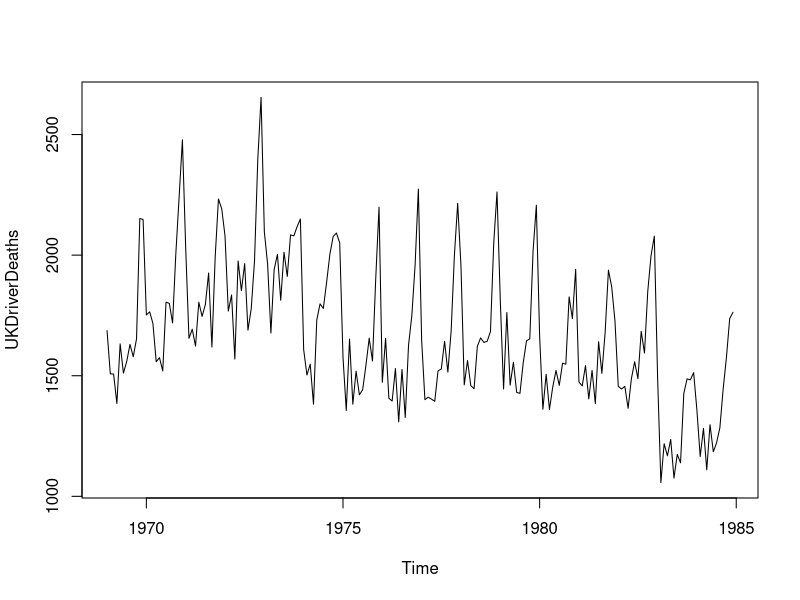
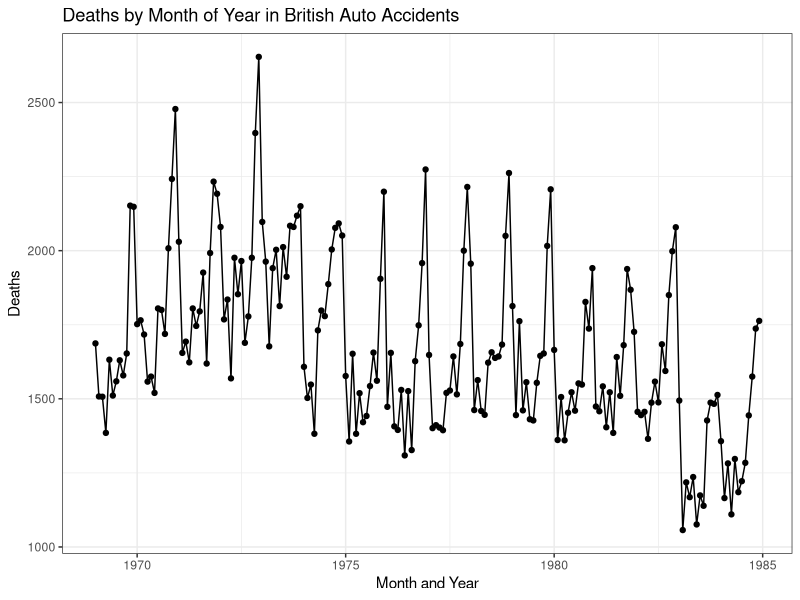
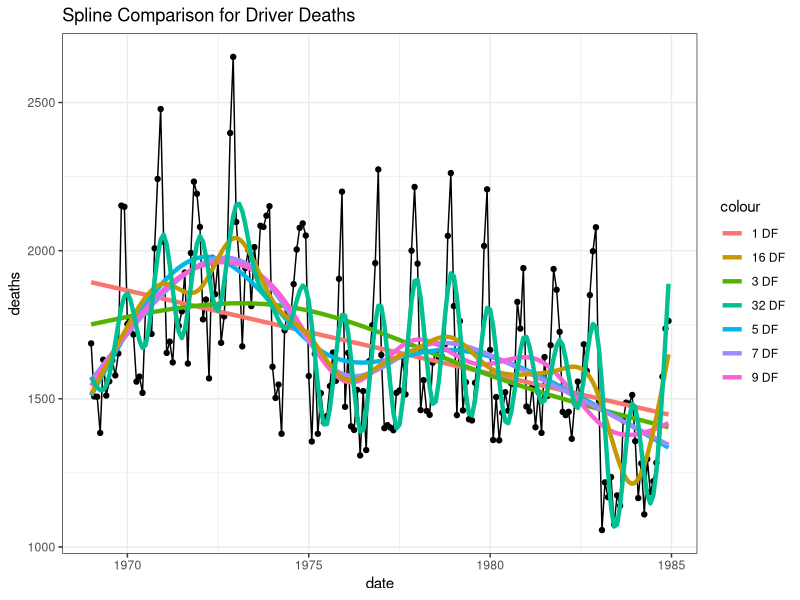
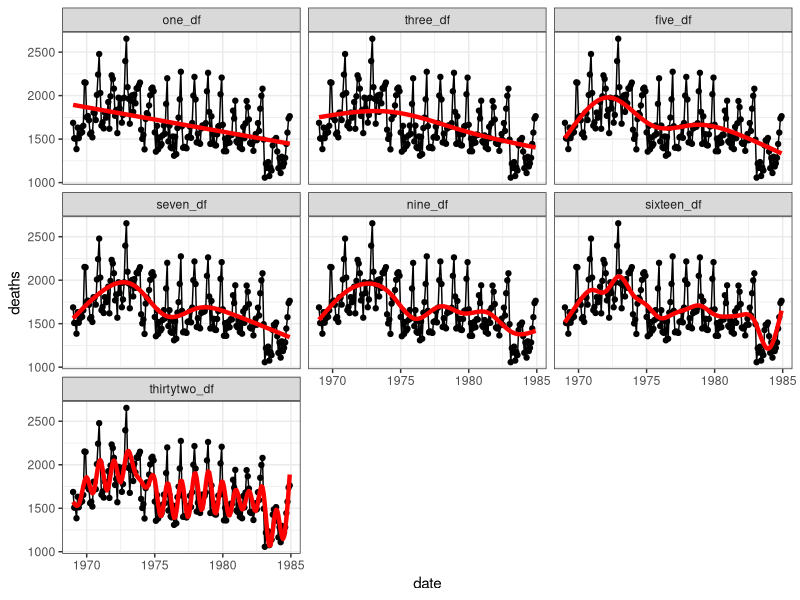
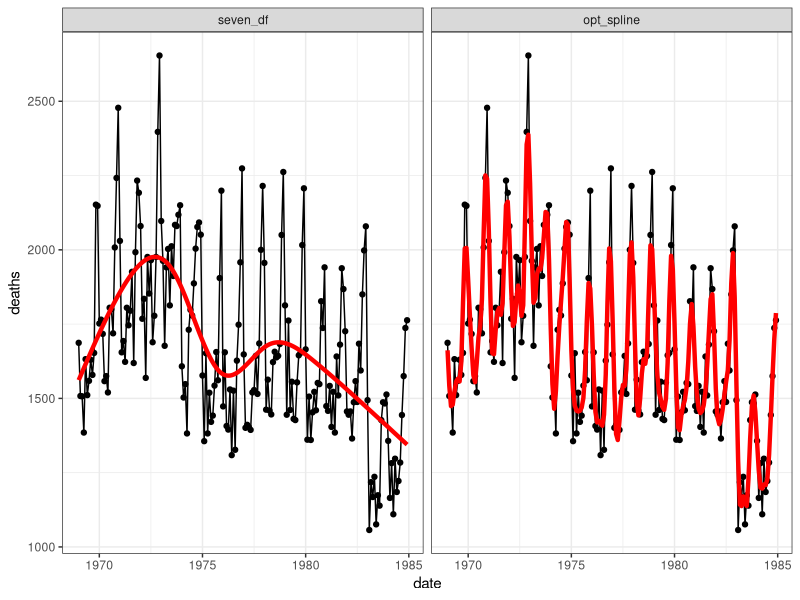
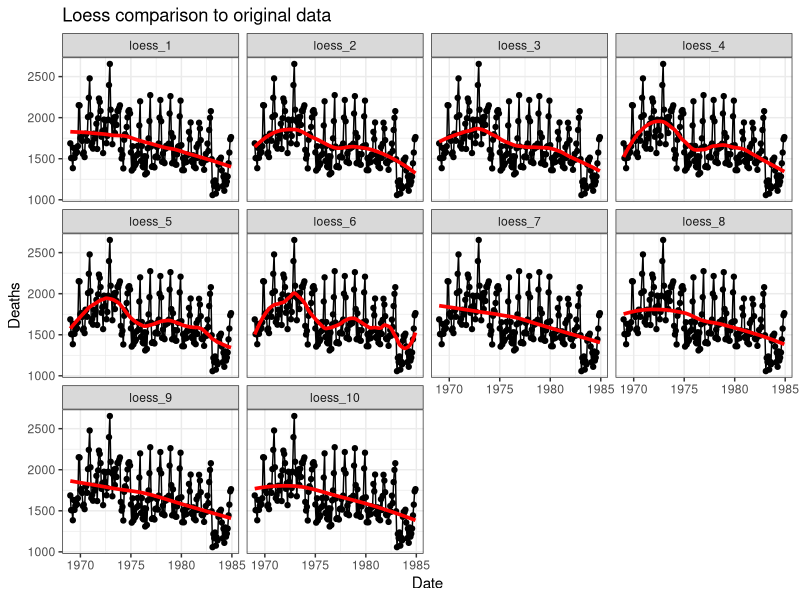
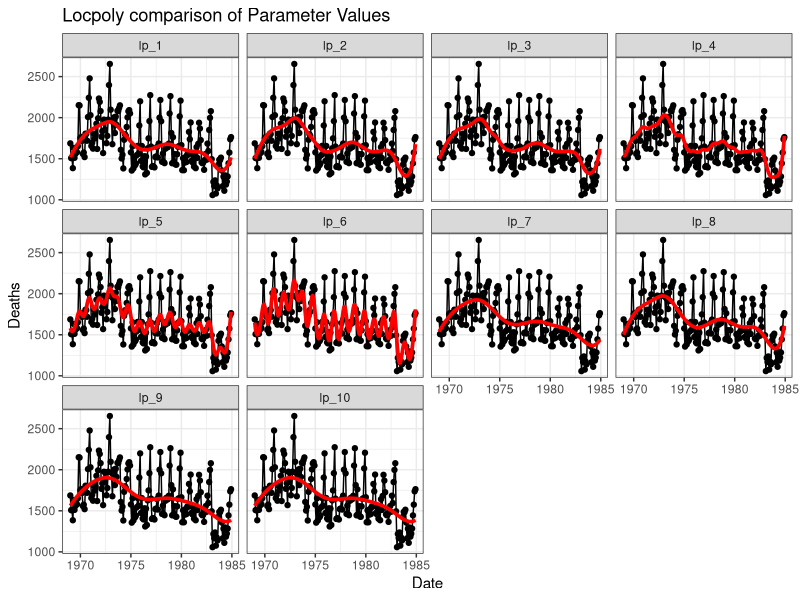
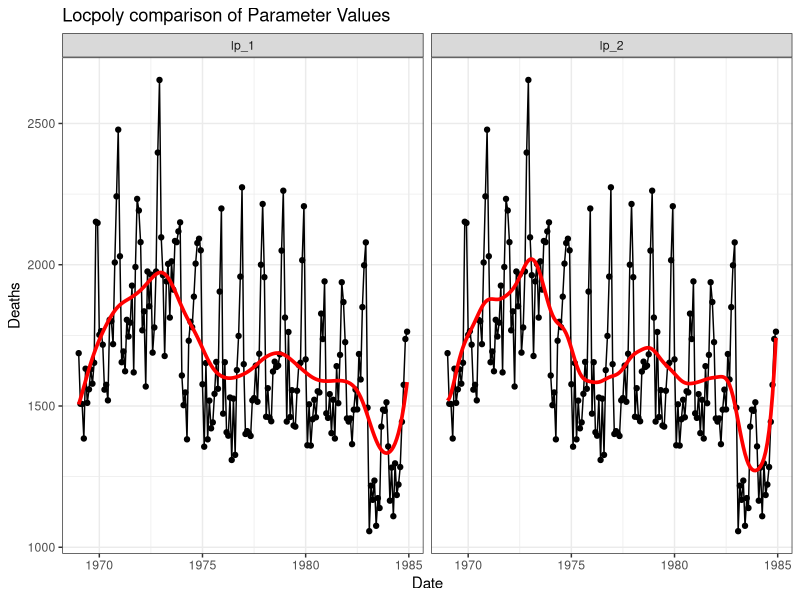

Write R code to recreate these figures, in order.
## ---- chunk 1
library(datasets)
library(tidyverse)
library(splines)

plot(UKDriverDeaths)

mod_df <- data.frame(deaths = as.matrix(UKDriverDeaths), date = time(UKDriverDeaths))

# 1. Plot. Comment on trends
mod_df %>%
  ggplot(aes(x = date, y = deaths)) +
  geom_point() + geom_line() +
  ggtitle("Deaths by Month of Year in British Auto Accidents") +
  xlab("Month and Year") + ylab("Deaths") +
  theme_bw()

## ---- chunk 2

# 2. Fit natural splines with varying DF until fit is good. Comment on the process
basic_mod <- lm(deaths ~ ns(date, df = 1), data = mod_df)
three_mod <- lm(deaths ~ ns(date, df = 3), data = mod_df)
five_mod <- lm(deaths ~ ns(date, df = 5), data = mod_df)
seven_mod <- lm(deaths ~ ns(date, df = 7), data = mod_df)
nine_mod <- lm(deaths ~ ns(date, df = 9), data = mod_df)
sixteen_mod <- lm(deaths ~ ns(date, df = 16), data = mod_df)
thirtytwo_mod <- lm(deaths ~ ns(date, df = 32), data = mod_df)

mod_df %>%
  mutate(one_df = basic_mod$fitted.values,
         three_df = three_mod$fitted.values,
         five_df = five_mod$fitted.values,
         seven_df = seven_mod$fitted.values,
         nine_df = nine_mod$fitted.values,
         sixteen_df = sixteen_mod$fitted.values,
         thirtytwo_df = thirtytwo_mod$fitted.values) %>%
  ggplot(aes(x = date, y = deaths)) +
  geom_point() + geom_line() +
  geom_line(aes(y = one_df, col = '1 DF'), size = 1.5) +
  geom_line(aes(y = three_df, col = '3 DF'), size = 1.5) +
  geom_line(aes(y = five_df, col = '5 DF'), size = 1.5) +
  geom_line(aes(y = seven_df, col = '7 DF'), size = 1.5) +
  geom_line(aes(y = nine_df, col = '9 DF'), size = 1.5) +
  geom_line(aes(y = sixteen_df, col = '16 DF'), size = 1.5) +
  geom_line(aes(y = thirtytwo_df, col = '32 DF'), size = 1.5) +
  ggtitle("Spline Comparison for Driver Deaths") +
  theme_bw()

# A little messy, facet_wrap this in some smart way
mod_df %>%
  mutate(one_df = basic_mod$fitted.values,
         three_df = three_mod$fitted.values,
         five_df = five_mod$fitted.values,
         seven_df = seven_mod$fitted.values,
         nine_df = nine_mod$fitted.values,
         sixteen_df = sixteen_mod$fitted.values,
         thirtytwo_df = thirtytwo_mod$fitted.values) %>%
  gather(DF, Fit, -deaths, -date) %>%
  mutate(DF.f = factor(DF, levels = c('one_df', 'three_df', 'five_df', 'seven_df', 'nine_df', 
                                      'sixteen_df', 'thirtytwo_df'))) %>%
  ggplot(aes(x = date, y = deaths)) +
  geom_point() + geom_line() +
  geom_line(aes(y = Fit), col = 'red', size = 1.5) +
  facet_wrap(~DF.f) +
  theme_bw()

## ---- chunk 3

# 3. Fit optimal smoothing spline, compare.
opt_spline <- smooth.spline(mod_df$date, mod_df$deaths, cv = TRUE) # specify LOOCV
opt_spline$y

mod_df %>%
  mutate(seven_df = seven_mod$fitted.values,
         opt_spline = opt_spline$y) %>%
  gather(DF, Fit, -deaths, -date) %>%
  mutate(DF.f = factor(DF, levels = c('seven_df', 'opt_spline'))) %>%
  ggplot(aes(x = date, y = deaths)) +
  geom_point() + geom_line() +
  geom_line(aes(y = Fit), col = 'red', size = 1.5) +
  facet_wrap(~DF.f) +
  theme_bw()

## ---- chunk 4

# 4. Fit loess curves with various spans and degrees until one looks good. Plot the results and discuss

loess_1 <- loess(deaths ~ date, data = mod_df, span = 0.75, degree = 1)
loess_2 <- loess(deaths ~ date, data = mod_df, span = 0.75, degree = 2)
loess_3 <- loess(deaths ~ date, data = mod_df, span = 0.5, degree = 1)
loess_4 <- loess(deaths ~ date, data = mod_df, span = 0.5, degree = 2)
loess_5 <- loess(deaths ~ date, data = mod_df, span = 0.25, degree = 1)
loess_6 <- loess(deaths ~ date, data = mod_df, span = 0.25, degree = 2)
loess_7 <- loess(deaths ~ date, data = mod_df, span = 1, degree = 1)
loess_8 <- loess(deaths ~ date, data = mod_df, span = 1, degree = 2)
loess_9 <- loess(deaths ~ date, data = mod_df, span = 1.25, degree = 1)
loess_10 <- loess(deaths ~ date, data = mod_df, span = 1.25, degree = 2)

mod_df %>%
  mutate(loess_1 = loess_1$fitted,
         loess_2 = loess_2$fitted,
         loess_3 = loess_3$fitted,
         loess_4 = loess_4$fitted,
         loess_5 = loess_5$fitted,
         loess_6 = loess_6$fitted,
         loess_7 = loess_7$fitted,
         loess_8 = loess_8$fitted,
         loess_9 = loess_9$fitted,
         loess_10 = loess_10$fitted) %>%
  gather(Fit, Value, -deaths, -date) %>%
  mutate(loess_f = factor(Fit, levels = c('loess_1', 'loess_2', 'loess_3', 'loess_4', 'loess_5',
                                          'loess_6', 'loess_7', 'loess_8', 'loess_9', 'loess_10'))) %>%
  ggplot(aes(x = date, y = deaths)) +
  geom_point() + geom_line() +
  geom_line(aes(y = Value), size = 1.25, col = 'red') +
  ggtitle("Loess comparison to original data") +
  xlab("Date") + ylab("Deaths") +
  facet_wrap(~ loess_f) + theme_bw()

## ---- chunk 5

# a) Repeat with a normal kernel

library(KernSmooth)
lp_1 <- locpoly(x=mod_df$date, y=mod_df$deaths, gridsize = dim(mod_df)[1], bandwidth=.75, degree=1)
lp_2 <- locpoly(x=mod_df$date, y=mod_df$deaths, gridsize = dim(mod_df)[1], bandwidth=.75, degree=2)
lp_3 <- locpoly(x=mod_df$date, y=mod_df$deaths, gridsize = dim(mod_df)[1], bandwidth=.5, degree=1)
lp_4 <- locpoly(x=mod_df$date, y=mod_df$deaths, gridsize = dim(mod_df)[1], bandwidth=.5, degree=2)
lp_5 <- locpoly(x=mod_df$date, y=mod_df$deaths, gridsize = dim(mod_df)[1], bandwidth=.25, degree=1)
lp_6 <- locpoly(x=mod_df$date, y=mod_df$deaths, gridsize = dim(mod_df)[1], bandwidth=.25, degree=2)
lp_7 <- locpoly(x=mod_df$date, y=mod_df$deaths, gridsize = dim(mod_df)[1], bandwidth=1, degree=1)
lp_8 <- locpoly(x=mod_df$date, y=mod_df$deaths, gridsize = dim(mod_df)[1], bandwidth=1, degree=2)
lp_9 <- locpoly(x=mod_df$date, y=mod_df$deaths, gridsize = dim(mod_df)[1], bandwidth=1.25, degree=1)
lp_10 <- locpoly(x=mod_df$date, y=mod_df$deaths, gridsize = dim(mod_df)[1], bandwidth=1.25, degree=1)

mod_df %>%
  mutate(lp_1 = lp_1$y,
         lp_2 = lp_2$y,
         lp_3 = lp_3$y,
         lp_4 = lp_4$y,
         lp_5 = lp_5$y,
         lp_6 = lp_6$y,
         lp_7 = lp_7$y,
         lp_8 = lp_8$y,
         lp_9 = lp_9$y,
         lp_10 = lp_10$y) %>%
  gather(Fit, Value, -deaths, -date) %>%
  mutate(Fit_f = factor(Fit, levels= c('lp_1', 'lp_2', 'lp_3', 'lp_4', 'lp_5',
                                       'lp_6', 'lp_7', 'lp_8', 'lp_9', 'lp_10'))) %>%
  ggplot(aes(x = date, y = deaths)) +
  geom_point() + geom_line() +
  geom_line(aes(y = Value), col = 'red', size = 1.25) +
  ggtitle("Locpoly comparison of Parameter Values") +
  xlab("Date") + ylab("Deaths") +
  facet_wrap(~ Fit_f) +
  theme_bw()

## ---- chunk 6

# b) Also try the optimal bandwidth with the normal kernel
lambda <- dpill(x=mod_df$date, y=mod_df$deaths)
lp.1.opt <- locpoly(x=mod_df$date, y=mod_df$deaths, gridsize = dim(mod_df)[1], bandwidth=lambda, degree=1)
lp.2.opt <- locpoly(x=mod_df$date, y=mod_df$deaths, gridsize = dim(mod_df)[1], bandwidth=lambda, degree=2)

mod_df %>%
  mutate(lp_1 = lp.1.opt$y,
         lp_2 = lp.2.opt$y) %>%
  gather(Fit, Value, -deaths, -date) %>%
  mutate(Fit_f = factor(Fit, levels= c('lp_1', 'lp_2'))) %>%
  ggplot(aes(x = date, y = deaths)) +
  geom_point() + geom_line() +
  geom_line(aes(y = Value), col = 'red', size = 1.25) +
  ggtitle("Locpoly comparison of Parameter Values") +
  xlab("Date") + ylab("Deaths") +
  facet_wrap(~ Fit_f) +
  theme_bw()

